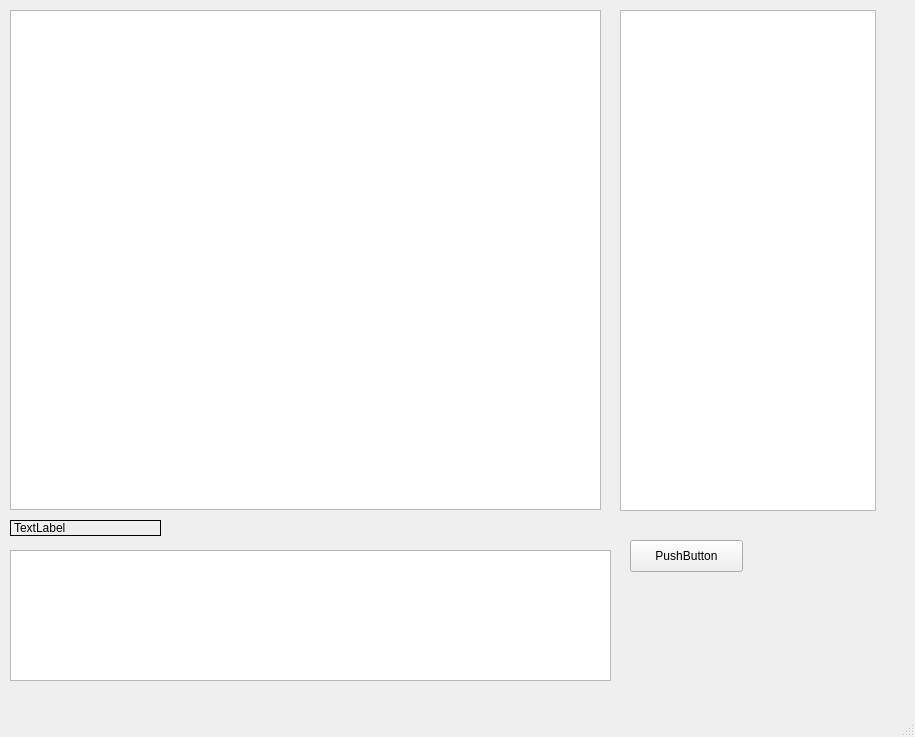
<?xml version="1.0" encoding="UTF-8"?>
<ui version="4.0">
 <class>MainWindow</class>
 <widget class="QMainWindow" name="MainWindow">
  <property name="geometry">
   <rect>
    <x>0</x>
    <y>0</y>
    <width>915</width>
    <height>737</height>
   </rect>
  </property>
  <property name="windowTitle">
   <string>MainWindow</string>
  </property>
  <widget class="QWidget" name="centralwidget">
   <widget class="PlotWidget" name="gview">
    <property name="geometry">
     <rect>
      <x>10</x>
      <y>10</y>
      <width>591</width>
      <height>500</height>
     </rect>
    </property>
   </widget>
   <widget class="QTableWidget" name="twidget">
    <property name="geometry">
     <rect>
      <x>620</x>
      <y>10</y>
      <width>256</width>
      <height>501</height>
     </rect>
    </property>
   </widget>
   <widget class="QTextBrowser" name="txtBrw">
    <property name="geometry">
     <rect>
      <x>10</x>
      <y>550</y>
      <width>601</width>
      <height>131</height>
     </rect>
    </property>
    <property name="mouseTracking">
     <bool>false</bool>
    </property>
    <property name="tabletTracking">
     <bool>false</bool>
    </property>
    <property name="tabChangesFocus">
     <bool>true</bool>
    </property>
   </widget>
   <widget class="QLabel" name="coorlabel">
    <property name="geometry">
     <rect>
      <x>10</x>
      <y>520</y>
      <width>151</width>
      <height>16</height>
     </rect>
    </property>
    <property name="frameShape">
     <enum>QFrame::Panel</enum>
    </property>
    <property name="text">
     <string>TextLabel</string>
    </property>
   </widget>
   <widget class="QPushButton" name="updateButton">
    <property name="geometry">
     <rect>
      <x>630</x>
      <y>540</y>
      <width>113</width>
      <height>32</height>
     </rect>
    </property>
    <property name="text">
     <string>PushButton</string>
    </property>
   </widget>
  </widget>
  <widget class="QMenuBar" name="menubar">
   <property name="geometry">
    <rect>
     <x>0</x>
     <y>0</y>
     <width>915</width>
     <height>22</height>
    </rect>
   </property>
  </widget>
  <widget class="QStatusBar" name="statusbar"/>
 </widget>
 <customwidgets>
  <customwidget>
   <class>PlotWidget</class>
   <extends>QGraphicsView</extends>
   <header>pyqtgraph</header>
  </customwidget>
 </customwidgets>
 <resources/>
 <connections/>
</ui>
